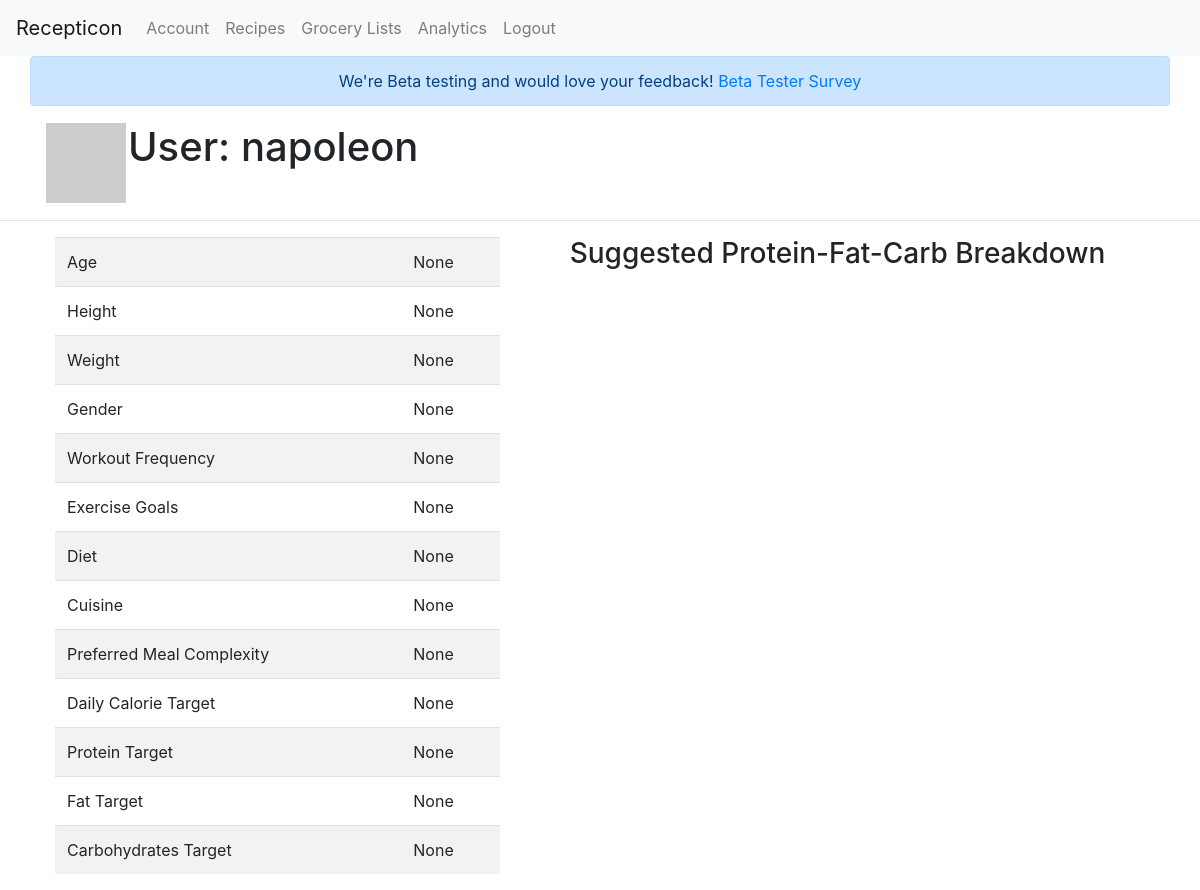
The app's page /user/napoleon (signed in) with its own data.
### prototype/models.py (models this page shows, shortened)
class User(UserMixin, db.Model):
    id = db.Column(db.Integer, primary_key=True)
    username = db.Column(db.String(64), index=True, unique=True)
    email = db.Column(db.String(120), index=True, unique=True)
    password_hash = db.Column(db.String(128))
    current_list = db.Column(db.String(100))
    listdb = db.relationship('Listdb', backref='shopper', lazy='dynamic')
    about_me = db.Column(db.String(140))
    last_seen = db.Column(db.DateTime, default=datetime.utcnow)
    age = db.Column(db.Integer)
    height = db.Column(db.Integer)
    weight = db.Column(db.Integer)
    gender = db.Column(db.String(1))
    gym = db.Column(db.Integer)
    goals = db.Column(db.Integer)
    restrictions = db.Column(db.String(10))
    cuisine = db.Column(db.String(200))
    complexity = db.Column(db.Integer)
    daily_cal = db.Column(db.Integer)
    protein = db.Column(db.Integer)
    fat = db.Column(db.Integer)
    carb = db.Column(db.Integer)
    scores_fn = db.Column(db.String)
    def avatar(self,size):
        digest=md5(self.email.lower().encode('utf-8')).hexdigest()
        return 'https://gravatar.com/avatar/{}?d=retro&s={}'.format(digest,size)

### prototype/routes.py (the view)
@app.route('/user/<username>')
@login_required
def user(username):
    user = User.query.filter_by(username=username).first_or_404()
    return render_template('user.html', user=user)

### prototype/models.py (called while the page is built)
@login.user_loader
def load_user(id):
    return User.query.get(int(id))

### prototype/routes.py (called while the page is built)
@app.before_request
def before_request():
    if current_user.is_authenticated:
        current_user.last_seen = datetime.utcnow()
        db.session.commit()

### prototype/templates/user.html (shortened to what this page needs)
{% extends "base.html" %}
{% block content %}
    <div class='container'>
      <div class='row'>
        <div class='col-sm-12'>
          <table>
            <tr valign="top">
              <td><img src="{{ user.avatar(128) }}"></td>
              <td>
                <h1>User: {{ user.username }}</h1>
              </td>
            </tr>
          </table>
        </div>
      </div>
    </div>
    <hr>
    <div class='container'>
      <div class='row'>
        <div class="col-sm-5">
          <table class='table table-striped' style='margin-left:10px'>
            <tr><td>Age</td><td>{{user.age}}</td></tr>
            <tr><td>Height</td><td>{{user.height}}</td></tr>
            <tr><td>Weight</td><td>{{user.weight}}</td></tr>
            <tr><td>Gender</td><td>{{user.gender}}</td></tr>
            <tr><td>Workout Frequency</td><td>{{user.gym}}</td></tr>
            <tr><td>Exercise Goals</td><td>{{user.goals}}</td></tr>
            <tr><td>Diet</td><td>{{user.restrictions}}</td></tr>
            <tr><td>Cuisine</td><td>{{user.cuisine}}</td></tr>
            <tr><td>Preferred Meal Complexity</td><td>{{user.complexity}}</td></tr>
            <tr><td>Daily Calorie Target</td><td>{{user.daily_cal}}</td></tr>
            <tr><td>Protein Target</td><td>{{user.protein}}</td></tr>
            <tr><td>Fat Target</td><td>{{user.fat}}</td></tr>
            <tr><td>Carbohydrates Target</td><td>{{user.carb}}</td></tr>
          </table>
        </div>
        <div id='col-right' class='col-sm-7'>
          <h3 align="center">Suggested Protein-Fat-Carb Breakdown</h3>
        </div>
      </div>
    </div>
{% endblock %}

### records on screen
User: username "napoleon", age "None", height "None", weight "None", gender "None", gym "None", goals "None", restrictions "None", cuisine "None", complexity "None", daily_cal "None", protein "None", fat "None", carb "None"
